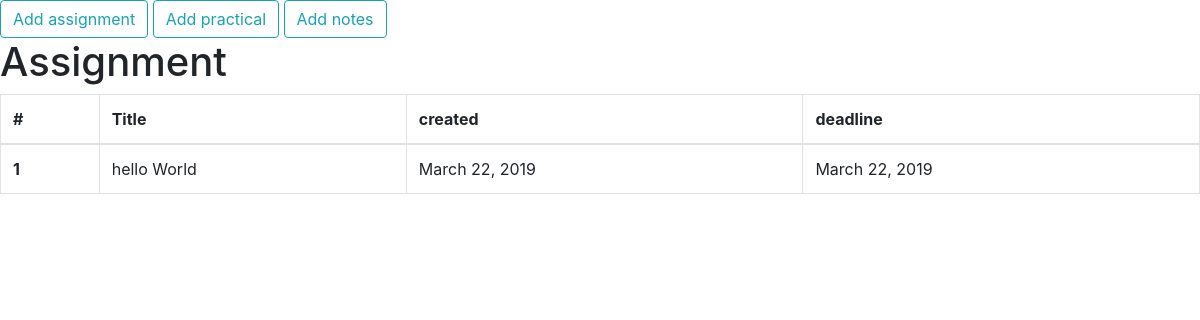
/teacher_group_detail/1/ (signed in), run on an earlier commit of the app's database.
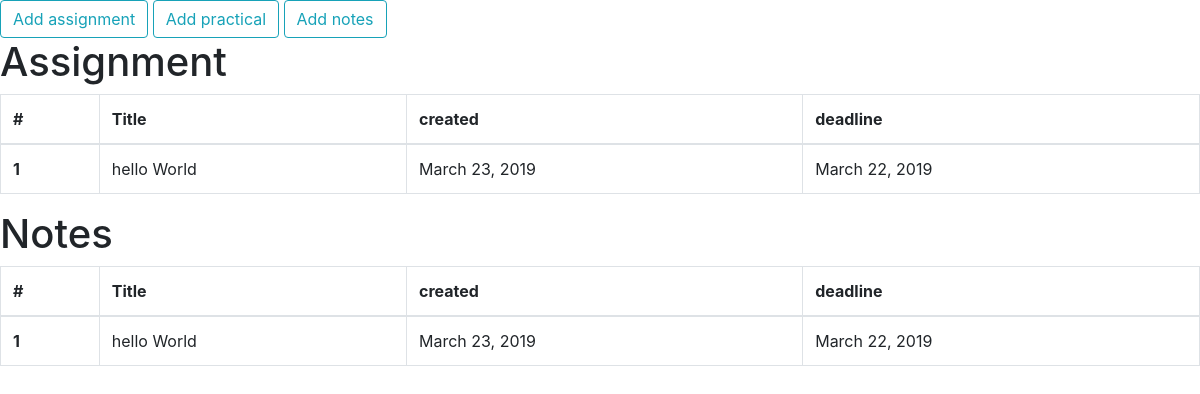
And on a later commit of the database.
### teachers/models.py (models this page shows, shortened)
class assignment(models.Model):
    teacher=models.ForeignKey(teacher,on_delete=models.CASCADE)
    group=models.ForeignKey(group,on_delete=models.CASCADE)
    created = models.DateField(auto_now=True)
    deadline=models.DateField()
    title=models.CharField(max_length=50,blank=True)
    content=models.TextField(blank=True)
    file = models.FileField(upload_to="assignment",blank=True,null=True)

class notes(models.Model):
    teacher = models.ForeignKey(teacher, on_delete=models.CASCADE)
    group = models.ForeignKey(group, on_delete=models.CASCADE)
    created = models.DateField(auto_now=True)
    deadline = models.DateField()
    title = models.CharField(max_length=50,blank=True)
    content = models.TextField(blank=True)
    file = models.FileField(upload_to="notes", blank=True, null=True)

### home/views.py (the view)
# urls.py: path('teacher_group_detail/<int:pk>/',views.teacher_group_detail,name="teacher_group_detail"),
@login_required
def teacher_group_detail(request,pk):
    group_detail=group.objects.get(pk=pk)
    try :
        assignments=assignment.objects.filter(group=group_detail)
        print(assignment)
    except:
        assignments = None
    try :
        note=notes.objects.filter(group=group_detail)
    except:
        note = None
    try :
        practicals=practical.objects.filter(group=group_detail)
    except:
        practicals=None
    context={
        'group':group_detail,
        'assignment':assignments,
        'practical':practicals,
        'notes':note,
    }
    return render(request,"teacher_group_detail.html",context)

### templates/teacher_group_detail.html (shortened to what this page needs)
{% extends "teacher_home.html" %}
{% block body %}
<a href="{% url 'teacher:addassignment' pk=group.pk %}" class="btn btn-outline-info" >Add assignment</a>
<a href="{% url 'teacher:addpractical' pk=group.pk %}" class="btn btn-outline-info">Add practical</a>
<a href="{% url 'teacher:addnotes' pk=group.pk %}" class="btn btn-outline-info">Add notes</a>
{% if assignment %}
<h1>Assignment</h1>
<table class="table table-bordered">
  <thead>
    <tr>
      <th scope="col">#</th>
      <th scope="col">Title</th>
      <th scope="col">created</th>
      <th scope="col">deadline</th>
    </tr>
  </thead>
  <tbody>
    {%for temp in assignment %}
    <tr>
      <th scope="row">{{forloop.counter}}</th>
      <td>{{temp.title}}</td>
      <td>{{temp.created}}</td>
      <td>{{temp.deadline}}</td>
    </tr>
    {%endfor %}
  </tbody>
</table>
{% endif %}
{% if notes %}
<h1>Notes</h1>
<table class="table table-bordered">
  <thead>
    <tr>
      <th scope="col">#</th>
      <th scope="col">Title</th>
      <th scope="col">created</th>
      <th scope="col">deadline</th>
    </tr>
  </thead>
  <tbody>
    {%for temp in notes %}
    <tr>
      <th scope="row">{{forloop.counter}}</th>
      <td>{{temp.title}}</td>
      <td>{{temp.created}}</td>
      <td>{{temp.deadline}}</td>
    </tr>
    {%endfor %}
  </tbody>
</table>
{% endif %}
{% endblock %}

What changed in the data, as far as the page shows it:
changed assignment "hello World": created "March 22, 2019" → "March 23, 2019"
added notes: title "hello World", created "March 23, 2019", deadline "March 22, 2019"
Also different on the page:
text now shown: "Notes # Title created deadline"
